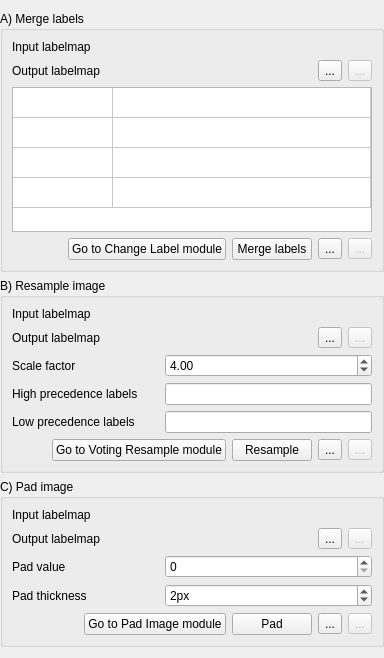
     <widget class="QWidget" name="ModelMakerPage">
      <property name="toolTip">
       <string/>
      </property>
      <property name="accessibleName">
       <string>Merge and resample</string>
      </property>
      <property name="accessibleDescription">
       <string>&lt;!DOCTYPE HTML PUBLIC &quot;-//W3C//DTD HTML 4.0//EN&quot; &quot;http://www.w3.org/TR/REC-html40/strict.dtd&quot;&gt;
&lt;html&gt;&lt;head&gt;&lt;meta name=&quot;qrichtext&quot; content=&quot;1&quot; /&gt;&lt;style type=&quot;text/css&quot;&gt;
p, li { white-space: pre-wrap; }
&lt;/style&gt;&lt;/head&gt;&lt;body style=&quot; font-family:'MS Shell Dlg 2'; font-size:8.25pt; font-weight:400; font-style:normal;&quot;&gt;
&lt;p style=&quot; margin-top:0px; margin-bottom:0px; margin-left:0px; margin-right:0px; -qt-block-indent:0; text-indent:0px;&quot;&gt;&lt;span style=&quot; font-size:8pt;&quot;&gt;Merge the different labels of the labelmap into different classes of labels, namely background, bone, skin and muscle.&lt;/span&gt;&lt;/p&gt;
&lt;p style=&quot; margin-top:0px; margin-bottom:0px; margin-left:0px; margin-right:0px; -qt-block-indent:0; text-indent:0px;&quot;&gt;&lt;span style=&quot; font-size:8pt;&quot;&gt;Each of these structure is composed of all the labels that most likely going to belong to them. For example, the label &amp;quot;verterbrae&amp;quot; will belong to the bone structure.&lt;/span&gt;&lt;/p&gt;
&lt;p style=&quot; margin-top:0px; margin-bottom:0px; margin-left:0px; margin-right:0px; -qt-block-indent:0; text-indent:0px;&quot;&gt;&lt;span style=&quot; font-size:8pt;&quot;&gt;The muscle label is a bit different as it gathers all of the labels that are not bone, skin or background. &lt;/span&gt;&lt;/p&gt;&lt;/body&gt;&lt;/html&gt;</string>
      </property>
      <layout class="QFormLayout" name="formLayout">
       <property name="leftMargin">
        <number>0</number>
       </property>
       <property name="rightMargin">
        <number>0</number>
       </property>
       <item row="2" column="0" colspan="2">
        <widget class="ctkCollapsibleGroupBox" name="MergeLabelsCollapsibleGroupBox">
         <property name="sizePolicy">
          <sizepolicy hsizetype="Preferred" vsizetype="Minimum">
           <horstretch>0</horstretch>
           <verstretch>0</verstretch>
          </sizepolicy>
         </property>
         <property name="title">
          <string>A) Merge labels</string>
         </property>
         <property name="collapsed">
          <bool>false</bool>
         </property>
         <layout class="QGridLayout" name="gridLayout_4">
          <item row="0" column="1" colspan="3">
           <widget class="qMRMLNodeComboBox" name="MergeLabelsInputNodeComboBox">
            <property name="sizePolicy">
             <sizepolicy hsizetype="Expanding" vsizetype="Minimum">
              <horstretch>0</horstretch>
              <verstretch>0</verstretch>
             </sizepolicy>
            </property>
            <property name="toolTip">
             <string>Select the labelmap from which label will be merged</string>
            </property>
            <property name="nodeTypes">
             <stringlist>
              <string>vtkMRMLScalarVolumeNode</string>
             </stringlist>
            </property>
            <property name="baseName">
             <string>InputLabelMap</string>
            </property>
            <property name="addEnabled">
             <bool>false</bool>
            </property>
            <property name="workflow" stdset="0">
             <stringlist>
              <string>2</string>
             </stringlist>
            </property>
           </widget>
          </item>
          <item row="3" column="0" colspan="4">
           <layout class="QHBoxLayout" name="horizontalLayout_7">
            <item>
             <spacer name="horizontalSpacer_6">
              <property name="orientation">
               <enum>Qt::Horizontal</enum>
              </property>
              <property name="sizeHint" stdset="0">
               <size>
                <width>40</width>
                <height>20</height>
               </size>
              </property>
             </spacer>
            </item>
            <item>
             <widget class="QPushButton" name="MergeLabelsGoToModulePushButton">
              <property name="toolTip">
               <string>Open the &quot;Change Label&quot; module</string>
              </property>
              <property name="text">
               <string>Go to Change Label module</string>
              </property>
              <property name="workflow" stdset="0">
               <stringlist>
                <string>2</string>
               </stringlist>
              </property>
             </widget>
            </item>
            <item>
             <widget class="QPushButton" name="MergeLabelsApplyPushButton">
              <property name="sizePolicy">
               <sizepolicy hsizetype="Minimum" vsizetype="Fixed">
                <horstretch>0</horstretch>
                <verstretch>0</verstretch>
               </sizepolicy>
              </property>
              <property name="toolTip">
               <string>&lt;!DOCTYPE HTML PUBLIC &quot;-//W3C//DTD HTML 4.0//EN&quot; &quot;http://www.w3.org/TR/REC-html40/strict.dtd&quot;&gt;
&lt;html&gt;&lt;head&gt;&lt;meta name=&quot;qrichtext&quot; content=&quot;1&quot; /&gt;&lt;style type=&quot;text/css&quot;&gt;
p, li { white-space: pre-wrap; }
&lt;/style&gt;&lt;/head&gt;&lt;body style=&quot; font-family:'MS Shell Dlg 2'; font-size:8.25pt; font-weight:400; font-style:normal;&quot;&gt;
&lt;p style=&quot; margin-top:0px; margin-bottom:0px; margin-left:0px; margin-right:0px; -qt-block-indent:0; text-indent:0px;&quot;&gt;&lt;span style=&quot; font-size:8pt;&quot;&gt;Unify the bone(s) and skin(s) labels of the labelmap into respectively a single bone and skin label.&lt;/span&gt;&lt;/p&gt;&lt;/body&gt;&lt;/html&gt;</string>
              </property>
              <property name="text">
               <string>Merge labels</string>
              </property>
              <property name="checkable">
               <bool>true</bool>
              </property>
             </widget>
            </item>
            <item>
             <widget class="QToolButton" name="MergeLabelsLoadToolButton">
              <property name="text">
               <string>...</string>
              </property>
              <property name="workflow" stdset="0">
               <stringlist>
                <string>0</string>
               </stringlist>
              </property>
             </widget>
            </item>
            <item>
             <widget class="QToolButton" name="MergeLabelsSaveToolButton">
              <property name="enabled">
               <bool>false</bool>
              </property>
              <property name="text">
               <string>...</string>
              </property>
              <property name="workflow" stdset="0">
               <stringlist>
                <string>0</string>
               </stringlist>
              </property>
             </widget>
            </item>
           </layout>
          </item>
          <item row="0" column="0">
           <widget class="QLabel" name="MergeLabelsInputLabel">
            <property name="sizePolicy">
             <sizepolicy hsizetype="Preferred" vsizetype="Minimum">
              <horstretch>0</horstretch>
              <verstretch>0</verstretch>
             </sizepolicy>
            </property>
            <property name="text">
             <string>Input labelmap</string>
            </property>
            <property name="workflow" stdset="0">
             <stringlist>
              <string>2</string>
             </stringlist>
            </property>
           </widget>
          </item>
          <item row="1" column="0">
           <widget class="QLabel" name="MergeLabelsOutputLabel">
            <property name="sizePolicy">
             <sizepolicy hsizetype="Preferred" vsizetype="Minimum">
              <horstretch>0</horstretch>
              <verstretch>0</verstretch>
             </sizepolicy>
            </property>
            <property name="text">
             <string>Output labelmap</string>
            </property>
            <property name="workflow" stdset="0">
             <stringlist>
              <string>1</string>
              <string>2</string>
             </stringlist>
            </property>
           </widget>
          </item>
          <item row="1" column="1">
           <widget class="qMRMLNodeComboBox" name="MergeLabelsOutputNodeComboBox">
            <property name="sizePolicy">
             <sizepolicy hsizetype="Expanding" vsizetype="Minimum">
              <horstretch>0</horstretch>
              <verstretch>0</verstretch>
             </sizepolicy>
            </property>
            <property name="toolTip">
             <string>Select the output merged labelmap</string>
            </property>
            <property name="nodeTypes">
             <stringlist>
              <string>vtkMRMLScalarVolumeNode</string>
             </stringlist>
            </property>
            <property name="showChildNodeTypes">
             <bool>true</bool>
            </property>
            <property name="baseName">
             <string>MergedLabelmap</string>
            </property>
            <property name="renameEnabled">
             <bool>true</bool>
            </property>
            <property name="workflow" stdset="0">
             <stringlist>
              <string>1</string>
              <string>2</string>
             </stringlist>
            </property>
           </widget>
          </item>
          <item row="1" column="3">
           <widget class="QToolButton" name="MergeLabelsOutputNodeToolButton">
            <property name="enabled">
             <bool>false</bool>
            </property>
            <property name="toolTip">
             <string>Save the merged volume</string>
            </property>
            <property name="text">
             <string>...</string>
            </property>
            <property name="workflow" stdset="0">
             <stringlist>
              <string>1</string>
              <string>2</string>
             </stringlist>
            </property>
           </widget>
          </item>
          <item row="2" column="0" colspan="4">
           <widget class="QTableWidget" name="LabelsTableWidget">
            <property name="sizePolicy">
             <sizepolicy hsizetype="Expanding" vsizetype="Fixed">
              <horstretch>0</horstretch>
              <verstretch>0</verstretch>
             </sizepolicy>
            </property>
            <property name="minimumSize">
             <size>
              <width>0</width>
              <height>145</height>
             </size>
            </property>
            <property name="maximumSize">
             <size>
              <width>16777215</width>
              <height>145</height>
             </size>
            </property>
            <property name="baseSize">
             <size>
              <width>0</width>
              <height>0</height>
             </size>
            </property>
            <property name="editTriggers">
             <set>QAbstractItemView::DoubleClicked|QAbstractItemView::EditKeyPressed</set>
            </property>
            <property name="showDropIndicator" stdset="0">
             <bool>false</bool>
            </property>
            <property name="dragDropOverwriteMode">
             <bool>false</bool>
            </property>
            <property name="selectionMode">
             <enum>QAbstractItemView::SingleSelection</enum>
            </property>
            <property name="showGrid">
             <bool>true</bool>
            </property>
            <property name="workflow" stdset="0">
             <string>2</string>
            </property>
            <attribute name="horizontalHeaderVisible">
             <bool>false</bool>
            </attribute>
            <attribute name="horizontalHeaderStretchLastSection">
             <bool>true</bool>
            </attribute>
            <attribute name="verticalHeaderVisible">
             <bool>false</bool>
            </attribute>
            <row>
             <property name="text">
              <string>Background</string>
             </property>
            </row>
            <row>
             <property name="text">
              <string>Bone</string>
             </property>
            </row>
            <row>
             <property name="text">
              <string>Muscle</string>
             </property>
            </row>
            <row>
             <property name="text">
              <string>Skin</string>
             </property>
            </row>
            <column>
             <property name="text">
              <string>Label</string>
             </property>
            </column>
            <column>
             <property name="text">
              <string>Labels</string>
             </property>
            </column>
            <item row="0" column="0">
             <property name="text">
              <string/>
             </property>
            </item>
            <item row="0" column="1">
             <property name="text">
              <string/>
             </property>
            </item>
            <item row="1" column="0">
             <property name="text">
              <string/>
             </property>
            </item>
            <item row="1" column="1">
             <property name="text">
              <string/>
             </property>
            </item>
            <item row="2" column="0">
             <property name="text">
              <string/>
             </property>
            </item>
            <item row="2" column="1">
             <property name="text">
              <string/>
             </property>
            </item>
            <item row="3" column="0">
             <property name="text">
              <string/>
             </property>
            </item>
            <item row="3" column="1">
             <property name="text">
              <string/>
             </property>
            </item>
           </widget>
          </item>
          <item row="1" column="2">
           <widget class="QToolButton" name="MergeLabelsOutputNodeLoadToolButton">
            <property name="text">
             <string>...</string>
            </property>
            <property name="workflow" stdset="0">
             <stringlist>
              <string>1</string>
              <string>2</string>
             </stringlist>
            </property>
           </widget>
          </item>
         </layout>
        </widget>
       </item>
       <item row="4" column="0" colspan="2">
        <widget class="ctkCollapsibleGroupBox" name="PadImageCollapsibleGroupBox">
         <property name="title">
          <string>C) Pad image</string>
         </property>
         <property name="collapsed">
          <bool>false</bool>
         </property>
         <layout class="QGridLayout" name="gridLayout_14">
          <item row="1" column="1">
           <widget class="qMRMLNodeComboBox" name="PadImageOutputNodeComboBox">
            <property name="nodeTypes">
             <stringlist>
              <string>vtkMRMLScalarVolumeNode</string>
             </stringlist>
            </property>
            <property name="baseName">
             <string>PaddedLabelMap</string>
            </property>
            <property name="renameEnabled">
             <bool>true</bool>
            </property>
            <property name="workflow" stdset="0">
             <stringlist>
              <string>1</string>
              <string>2</string>
             </stringlist>
            </property>
           </widget>
          </item>
          <item row="4" column="1" colspan="3">
           <widget class="QSpinBox" name="PadImageThicknessSpinBox">
            <property name="suffix">
             <string>px</string>
            </property>
            <property name="value">
             <number>2</number>
            </property>
            <property name="workflow" stdset="0">
             <stringlist>
              <string>2</string>
             </stringlist>
            </property>
           </widget>
          </item>
          <item row="5" column="0" colspan="4">
           <layout class="QHBoxLayout" name="horizontalLayout_15">
            <item>
             <spacer name="horizontalSpacer_10">
              <property name="orientation">
               <enum>Qt::Horizontal</enum>
              </property>
              <property name="sizeHint" stdset="0">
               <size>
                <width>40</width>
                <height>20</height>
               </size>
              </property>
             </spacer>
            </item>
            <item>
             <widget class="QPushButton" name="PadImageGoToModulePushButton">
              <property name="text">
               <string>Go to Pad Image module</string>
              </property>
              <property name="workflow" stdset="0">
               <stringlist>
                <string>2</string>
               </stringlist>
              </property>
             </widget>
            </item>
            <item>
             <widget class="QPushButton" name="PadImageApplyPushButton">
              <property name="text">
               <string>Pad</string>
              </property>
              <property name="checkable">
               <bool>true</bool>
              </property>
             </widget>
            </item>
            <item>
             <widget class="QToolButton" name="PadImageLoadToolButton">
              <property name="text">
               <string>...</string>
              </property>
              <property name="workflow" stdset="0">
               <stringlist>
                <string>0</string>
               </stringlist>
              </property>
             </widget>
            </item>
            <item>
             <widget class="QToolButton" name="PadImageSaveToolButton">
              <property name="enabled">
               <bool>false</bool>
              </property>
              <property name="text">
               <string>...</string>
              </property>
              <property name="workflow" stdset="0">
               <stringlist>
                <string>0</string>
               </stringlist>
              </property>
             </widget>
            </item>
           </layout>
          </item>
          <item row="3" column="1" colspan="3">
           <widget class="QSpinBox" name="PadImageValueSpinBox">
            <property name="workflow" stdset="0">
             <stringlist>
              <string>2</string>
             </stringlist>
            </property>
           </widget>
          </item>
          <item row="0" column="1" colspan="3">
           <widget class="qMRMLNodeComboBox" name="PadImageInputNodeComboBox">
            <property name="nodeTypes">
             <stringlist>
              <string>vtkMRMLScalarVolumeNode</string>
             </stringlist>
            </property>
            <property name="baseName">
             <string>InputLabelMap</string>
            </property>
            <property name="addEnabled">
             <bool>false</bool>
            </property>
            <property name="workflow" stdset="0">
             <stringlist>
              <string>2</string>
             </stringlist>
            </property>
           </widget>
          </item>
          <item row="1" column="0">
           <widget class="QLabel" name="PadImageOutputLabel">
            <property name="text">
             <string>Output labelmap</string>
            </property>
            <property name="workflow" stdset="0">
             <stringlist>
              <string>1</string>
              <string>2</string>
             </stringlist>
            </property>
           </widget>
          </item>
          <item row="3" column="0">
           <widget class="QLabel" name="PadImageValueLabel">
            <property name="text">
             <string>Pad value</string>
            </property>
            <property name="workflow" stdset="0">
             <stringlist>
              <string>2</string>
             </stringlist>
            </property>
           </widget>
          </item>
          <item row="4" column="0">
           <widget class="QLabel" name="PadImageThicknessLabel">
            <property name="text">
             <string>Pad thickness</string>
            </property>
            <property name="workflow" stdset="0">
             <stringlist>
              <string>2</string>
             </stringlist>
            </property>
           </widget>
          </item>
          <item row="0" column="0">
           <widget class="QLabel" name="PadImageInputLabel">
            <property name="text">
             <string>Input labelmap</string>
            </property>
            <property name="workflow" stdset="0">
             <stringlist>
              <string>2</string>
             </stringlist>
            </property>
           </widget>
          </item>
          <item row="1" column="3">
           <widget class="QToolButton" name="PadImageOutputNodeToolButton">
            <property name="enabled">
             <bool>false</bool>
            </property>
            <property name="text">
             <string>...</string>
            </property>
            <property name="workflow" stdset="0">
             <stringlist>
              <string>1</string>
              <string>2</string>
             </stringlist>
            </property>
           </widget>
          </item>
          <item row="1" column="2">
           <widget class="QToolButton" name="PadImageOutputNodeLoadToolButton">
            <property name="text">
             <string>...</string>
            </property>
            <property name="workflow" stdset="0">
             <stringlist>
              <string>1</string>
              <string>2</string>
             </stringlist>
            </property>
           </widget>
          </item>
         </layout>
        </widget>
       </item>
       <item row="3" column="0" colspan="2">
        <widget class="ctkCollapsibleGroupBox" name="ResampleImageCollapsibleGroupBox">
         <property name="title">
          <string>B) Resample image</string>
         </property>
         <property name="collapsed">
          <bool>false</bool>
         </property>
         <layout class="QGridLayout" name="gridLayout_16">
          <item row="4" column="0">
           <widget class="QLabel" name="ResampleImageHighPrecedenceLabelsLabel">
            <property name="text">
             <string>High precedence labels</string>
            </property>
            <property name="workflow" stdset="0">
             <stringlist>
              <string>2</string>
             </stringlist>
            </property>
           </widget>
          </item>
          <item row="1" column="1">
           <widget class="qMRMLNodeComboBox" name="ResampleImageOutputNodeComboBox">
            <property name="nodeTypes">
             <stringlist>
              <string>vtkMRMLScalarVolumeNode</string>
             </stringlist>
            </property>
            <property name="baseName">
             <string>PaddedLabelMap</string>
            </property>
            <property name="renameEnabled">
             <bool>true</bool>
            </property>
            <property name="workflow" stdset="0">
             <stringlist>
              <string>1</string>
              <string>2</string>
             </stringlist>
            </property>
           </widget>
          </item>
          <item row="6" column="0" colspan="4">
           <layout class="QHBoxLayout" name="horizontalLayout_17">
            <item>
             <spacer name="horizontalSpacer_16">
              <property name="orientation">
               <enum>Qt::Horizontal</enum>
              </property>
              <property name="sizeHint" stdset="0">
               <size>
                <width>40</width>
                <height>20</height>
               </size>
              </property>
             </spacer>
            </item>
            <item>
             <widget class="QPushButton" name="ResampleImageGoToModulePushButton">
              <property name="text">
               <string>Go to Voting Resample module</string>
              </property>
              <property name="workflow" stdset="0">
               <stringlist>
                <string>2</string>
               </stringlist>
              </property>
             </widget>
            </item>
            <item>
             <widget class="QPushButton" name="ResampleImageApplyPushButton">
              <property name="text">
               <string>Resample</string>
              </property>
              <property name="checkable">
               <bool>true</bool>
              </property>
             </widget>
            </item>
            <item>
             <widget class="QToolButton" name="ResampleImageLoadToolButton">
              <property name="text">
               <string>...</string>
              </property>
              <property name="workflow" stdset="0">
               <stringlist>
                <string>0</string>
               </stringlist>
              </property>
             </widget>
            </item>
            <item>
             <widget class="QToolButton" name="ResampleImageSaveToolButton">
              <property name="enabled">
               <bool>false</bool>
              </property>
              <property name="text">
               <string>...</string>
              </property>
              <property name="workflow" stdset="0">
               <stringlist>
                <string>0</string>
               </stringlist>
              </property>
             </widget>
            </item>
           </layout>
          </item>
          <item row="0" column="1" colspan="3">
           <widget class="qMRMLNodeComboBox" name="ResampleImageInputNodeComboBox">
            <property name="nodeTypes">
             <stringlist>
              <string>vtkMRMLScalarVolumeNode</string>
             </stringlist>
            </property>
            <property name="baseName">
             <string>InputLabelMap</string>
            </property>
            <property name="addEnabled">
             <bool>false</bool>
            </property>
            <property name="workflow" stdset="0">
             <stringlist>
              <string>2</string>
             </stringlist>
            </property>
           </widget>
          </item>
          <item row="1" column="0">
           <widget class="QLabel" name="ResampleImageOutputLabel">
            <property name="text">
             <string>Output labelmap</string>
            </property>
            <property name="workflow" stdset="0">
             <stringlist>
              <string>1</string>
              <string>2</string>
             </stringlist>
            </property>
           </widget>
          </item>
          <item row="3" column="0">
           <widget class="QLabel" name="ResampleImageSpacingLabel">
            <property name="text">
             <string>Scale factor</string>
            </property>
            <property name="workflow" stdset="0">
             <stringlist>
              <string>2</string>
              <string>1</string>
             </stringlist>
            </property>
           </widget>
          </item>
          <item row="0" column="0">
           <widget class="QLabel" name="ResampleImageInputLabel">
            <property name="text">
             <string>Input labelmap</string>
            </property>
            <property name="workflow" stdset="0">
             <stringlist>
              <string>2</string>
             </stringlist>
            </property>
           </widget>
          </item>
          <item row="1" column="3">
           <widget class="QToolButton" name="ResampleImageOutputNodeToolButton">
            <property name="enabled">
             <bool>false</bool>
            </property>
            <property name="text">
             <string>...</string>
            </property>
            <property name="workflow" stdset="0">
             <stringlist>
              <string>1</string>
              <string>2</string>
             </stringlist>
            </property>
           </widget>
          </item>
          <item row="1" column="2">
           <widget class="QToolButton" name="ResampleImageOutputNodeLoadToolButton">
            <property name="text">
             <string>...</string>
            </property>
            <property name="workflow" stdset="0">
             <stringlist>
              <string>1</string>
              <string>2</string>
             </stringlist>
            </property>
           </widget>
          </item>
          <item row="3" column="1" colspan="3">
           <widget class="QDoubleSpinBox" name="ResampleImageSpacingSpinBox">
            <property name="value">
             <double>4.000000000000000</double>
            </property>
            <property name="workflow" stdset="0">
             <stringlist>
              <string>1</string>
              <string>2</string>
             </stringlist>
            </property>
           </widget>
          </item>
          <item row="5" column="0">
           <widget class="QLabel" name="ResampleImageLowPrecedenceLabelsLabel">
            <property name="text">
             <string>Low precedence labels</string>
            </property>
            <property name="workflow" stdset="0">
             <stringlist>
              <string>2</string>
             </stringlist>
            </property>
           </widget>
          </item>
          <item row="4" column="1" colspan="3">
           <widget class="QLineEdit" name="ResampleImageHighPrecedenceLabelsLineEdit">
            <property name="workflow" stdset="0">
             <stringlist>
              <string>2</string>
             </stringlist>
            </property>
           </widget>
          </item>
          <item row="5" column="1" colspan="3">
           <widget class="QLineEdit" name="ResampleImageLowPrecedenceLabelsLineEdit">
            <property name="workflow" stdset="0">
             <stringlist>
              <string>2</string>
             </stringlist>
            </property>
           </widget>
          </item>
         </layout>
        </widget>
       </item>
      </layout>
     </widget>
